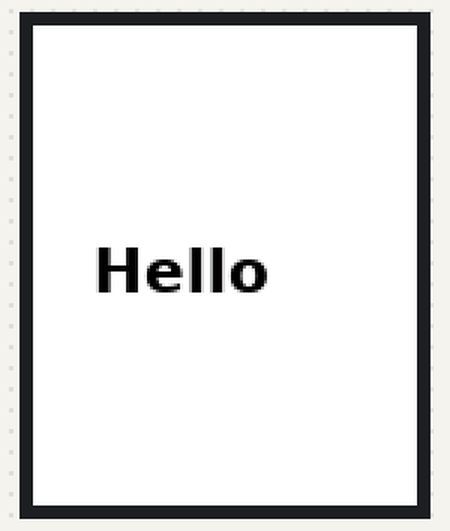
This program was run on a simulated Raspberry Pi (BCM pin numbers). Parts: 128×160 colour display. At 0.3 s the program stops and its outputs stay as they are.

Above: at 0.4 s.

The program:

hello.py
```python
#VCC - 3.3V - Pin 17
#GND - GND - Pin 6
#CS - Pin 24
#RST - Pin 22
#A0/DC - Pin 18
#SDA/MOSI - Pin 19
#SCK/SCLK - Pin 23
#LED - 3.3V - Pin 1
from PIL import Image
from PIL import ImageDraw
from PIL import ImageFont

import ST7735 as TFT
import Adafruit_GPIO as GPIO
import Adafruit_GPIO.SPI as SPI


WIDTH = 128
HEIGHT = 160
SPEED_HZ = 16000000


# Raspberry Pi configuration.
DC = 24
RST = 25
SPI_PORT = 0
SPI_DEVICE = 0

# Create TFT LCD display class.
disp = TFT.ST7735(
    DC,
    rst=RST,
    spi=SPI.SpiDev(
        SPI_PORT,
        SPI_DEVICE,
        max_speed_hz=SPEED_HZ))

# Initialize display.
disp.begin()

# Create a blank image with a white background.
img = Image.new('RGB', (WIDTH, HEIGHT), color=(255, 255, 255))

# Initialize the drawing context.
draw = ImageDraw.Draw(img)

# Choose a font and size.
font = ImageFont.truetype("/usr/share/fonts/truetype/dejavu/DejaVuSans-Bold.ttf", 20)

# Draw the text on the image.
draw.text((20, 70), "Hello", font=font, fill=(0, 0, 0))

# Display the image on the TFT display.
disp.display(img)
```
